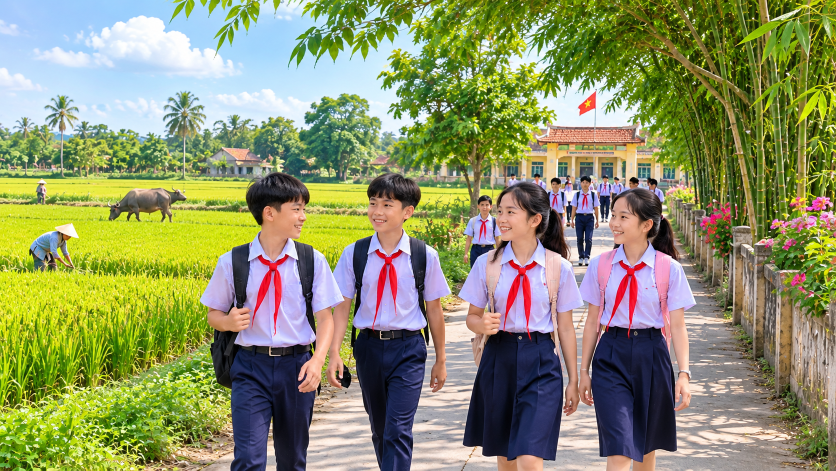
#> input picture tai-nguyen/anh-goc/hoc-sinh-den-truong.png, 1672 x 941 px (shown at 1/2 size)
$ python tao-man-hinh-khoi-dong.py
#> lines starting #> are read from the running program, lines starting #| are printed output that depends on the picture
#!/usr/bin/env python3
"""Tre — tạo tài nguyên cho màn hình động khởi động / tắt máy (Plymouth)
và dựng video xem trước.

Chạy (không tham số = dùng ảnh trong tai-nguyen/anh-goc, ghi vào gói tre-he-thong):
  python3 cong-cu/tao-man-hinh-khoi-dong.py
  python3 cong-cu/tao-man-hinh-khoi-dong.py <ảnh-đến-trường> <ảnh-tan-trường> <thư-mục-theme> [thư-mục-video]
"""
import math
import os
import subprocess
import sys
import tempfile

from PIL import Image, ImageDraw, ImageFilter, ImageFont

W, H = 1920, 1080
FONT = "/usr/share/fonts/truetype/dejavu/DejaVuSans.ttf"
FONT_DAM = "/usr/share/fonts/truetype/dejavu/DejaVuSans-Bold.ttf"
SO_DOT = 10            # số đốt tre trên thanh tiến trình
DOT_W, DOT_H, KHE = 34, 12, 4
# vị trí khối chữ "Tre" + thanh tiến trình trên ảnh bật máy (toạ độ ở cỡ 1920x1080)
TH_X, TH_Y_TRE, TH_Y_THANH = 70, 690, 948


# ---------------------------------------------------------------- tài nguyên
def nen(duong_dan, ra):
    """Phóng ảnh nền lên 1920x1080 (cắt giữa nếu lệch tỉ lệ), làm nét nhẹ."""
    im = Image.open(duong_dan).convert("RGB")
    tl = max(W / im.width, H / im.height)
    im = im.resize((round(im.width * tl), round(im.height * tl)), Image.LANCZOS)
    x = (im.width - W) // 2
    y = (im.height - H) // 2
    im = im.crop((x, y, x + W, y + H))
    im = im.filter(ImageFilter.UnsharpMask(radius=1.5, percent=70, threshold=2))
    im.save(ra, optimize=True)
    return im


def con_co(canh_len, mau, co=64):
    """Cò bay: thân + 2 cánh; canh_len=True/False để tạo 2 khung vỗ cánh."""
    S = 4
    im = Image.new("RGBA", (co * S, co // 2 * S), (0, 0, 0, 0))
    d = ImageDraw.Draw(im)
    cx, cy = co * S / 2, co * S / 4 + (0 if canh_len else 4 * S)
    w = max(2, int(co * S * 0.06))
    if canh_len:
        d.line([(cx - co * S * 0.46, cy - co * S * 0.18), (cx - co * S * 0.2, cy - co * S * 0.02), (cx, cy)], fill=mau, width=w, joint="curve")
        d.line([(cx + co * S * 0.46, cy - co * S * 0.18), (cx + co * S * 0.2, cy - co * S * 0.02), (cx, cy)], fill=mau, width=w, joint="curve")
    else:
        d.line([(cx - co * S * 0.46, cy + co * S * 0.08), (cx - co * S * 0.22, cy - co * S * 0.06), (cx, cy)], fill=mau, width=w, joint="curve")
        d.line([(cx + co * S * 0.46, cy + co * S * 0.08), (cx + co * S * 0.22, cy - co * S * 0.06), (cx, cy)], fill=mau, width=w, joint="curve")
    d.ellipse([cx - co * S * 0.07, cy - co * S * 0.03, cx + co * S * 0.12, cy + co * S * 0.04], fill=mau)
    return im.resize((co, co // 2), Image.LANCZOS)


def dot_tre(day):
    """Một đốt tre nằm ngang: rỗng (mờ) hoặc đầy (xanh)."""
    S = 4
    im = Image.new("RGBA", (DOT_W * S, (DOT_H + 6) * S), (0, 0, 0, 0))
    d = ImageDraw.Draw(im)
    y0 = 3 * S
    if day:
        for i in range(DOT_H * S):
            t = i / (DOT_H * S)
            c = (int(120 + 60 * (1 - abs(t - 0.35) * 2)), int(185 + 45 * (1 - abs(t - 0.35) * 2)), 70, 255)
            d.line([(2 * S, y0 + i), (DOT_W * S - 2 * S, y0 + i)], fill=c)
        mat = (80, 130, 50, 255)
    else:
        d.rounded_rectangle([2 * S, y0, DOT_W * S - 2 * S, y0 + DOT_H * S], radius=3 * S,
                            fill=(255, 255, 255, 70), outline=(255, 255, 255, 140), width=S)
        mat = (255, 255, 255, 150)
    # mắt tre ở đầu đốt
    d.rounded_rectangle([DOT_W * S - 5 * S, y0 - 2 * S, DOT_W * S, y0 + DOT_H * S + 2 * S], radius=S * 1.5, fill=mat)
    return im.resize((DOT_W, DOT_H + 6), Image.LANCZOS)


def chu(noi_dung, co=34, dam=False):
    f = ImageFont.truetype(FONT_DAM if dam else FONT, co)
    x0, y0, x1, y1 = f.getbbox(noi_dung)
    pad = 16
    im = Image.new("RGBA", (x1 - x0 + pad * 2, y1 - y0 + pad * 2), (0, 0, 0, 0))
    bong = Image.new("RGBA", im.size, (0, 0, 0, 0))
    ImageDraw.Draw(bong).text((pad - x0 + 2, pad - y0 + 2), noi_dung, font=f, fill=(0, 0, 0, 200))
    im.alpha_composite(bong.filter(ImageFilter.GaussianBlur(4)))
    ImageDraw.Draw(im).text((pad - x0, pad - y0), noi_dung, font=f, fill=(255, 255, 255, 255))
    return im


def tao_tai_nguyen(anh_sang, anh_chieu, thu_muc):
    os.makedirs(thu_muc, exist_ok=True)
    p = lambda n: os.path.join(thu_muc, n)
    them_thuong_hieu(nen(anh_sang, p("nen-khoi-dong.png"))).save(p("nen-khoi-dong.png"), optimize=True)
#> in nen, im is the input picture: PIL image 1672x941 RGB; mean R, G, B 142.3, 147, 106.1
#> in them_thuong_hieu, `toi = Image.new("L", (W, H), 0)`: toi: PIL image 1920x1080 L; every value is 0
#> in them_thuong_hieu, `toi = toi.filter(ImageFilter.GaussianBlur(120))`:
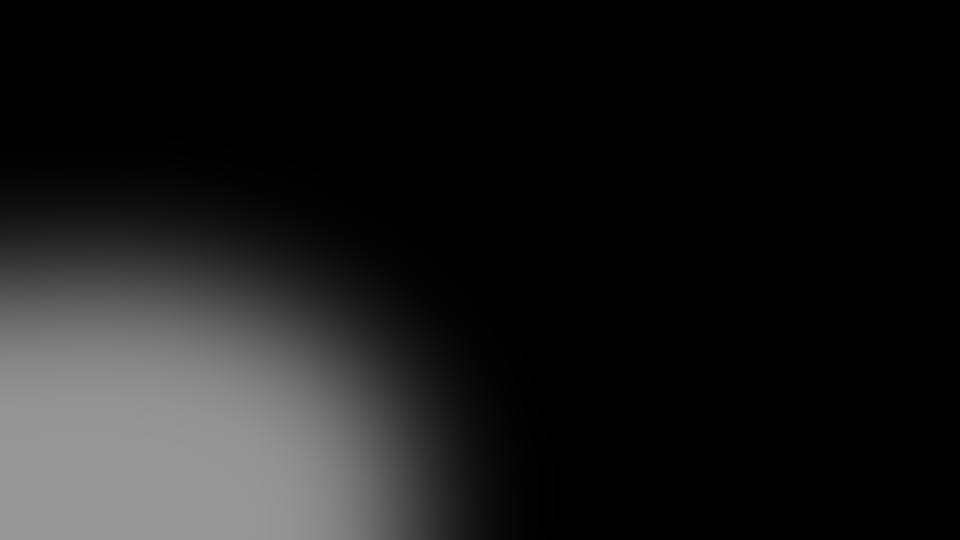
#> toi: PIL image 1920x1080 L (shown at 1/2 size); min 0, max 150, mean 26.6
#> in them_thuong_hieu, `lop.putalpha(toi)`:
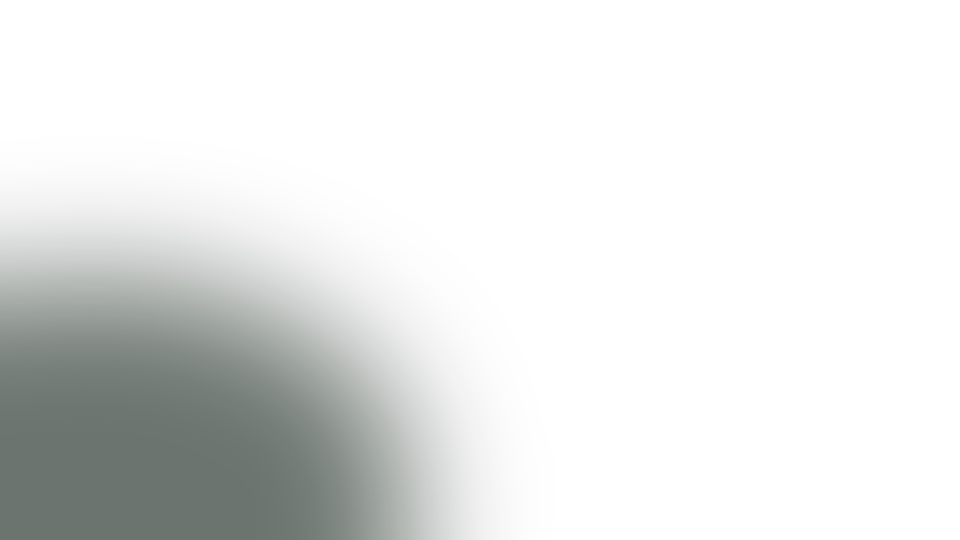
#> lop: PIL image 1920x1080 RGBA (shown at 1/2 size); mean R, G, B, A 5, 20, 10, 26.6; transparent parts drawn white
#> in them_thuong_hieu, `bong = Image.new("RGBA", (W, H), (0, 0, 0, 0))`: bong: PIL image 1920x1080 RGBA; every value is 0
    nen(anh_chieu, p("nen-tat-may.png"))
#> call 2 of nen, with duong_dan = 'tai-nguyen/anh-goc/tan-hoc-hoang-hon.png'
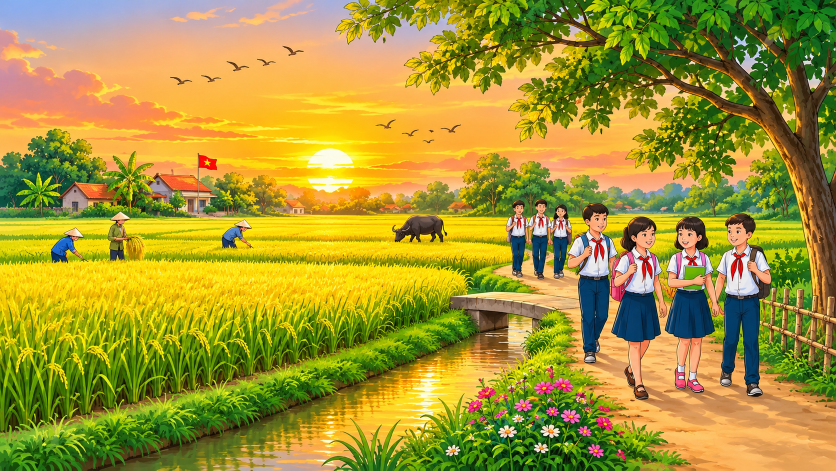
#> input picture tai-nguyen/anh-goc/tan-hoc-hoang-hon.png, 1672 x 941 px (shown at 1/2 size)
#> in nen, im is the input picture: PIL image 1672x941 RGB; mean R, G, B 164.8, 150, 52
    con_co(True, (255, 255, 255, 255)).save(p("co-trang-1.png"))
#> in con_co, `im = Image.new("RGBA", (co * S, co // 2 * S), (0, 0, 0, 0))`: im: PIL image 256x128 RGBA; every value is 0
    con_co(False, (255, 255, 255, 255)).save(p("co-trang-2.png"))
    con_co(True, (40, 30, 30, 255)).save(p("co-toi-1.png"))
    con_co(False, (40, 30, 30, 255)).save(p("co-toi-2.png"))
    dot_tre(False).save(p("dot-rong.png"))
#> in dot_tre, `S = 4`: S = 4
#> in dot_tre, `im = Image.new("RGBA", (DOT_W * S, (DOT_H + 6) * S), (0, 0, 0, 0))`: im: PIL image 136x72 RGBA; every value is 0
#> in dot_tre, `y0 = 3 * S`: y0 = 12
    dot_tre(True).save(p("dot-day.png"))
#> call 2 of dot_tre, with day = True
#> the loop in dot_tre (call 2), `for i in range(DOT_H * S):` made 48 passes
#> (t, c) on passes 1 to 12: (0, (138, 198, 70, 255)), (0.0208, (140, 200, 70, 255)), (0.0417, (143, 202, 70, 255)), (0.0625, (145, 204, 70, 255)), (0.0833, (148, 206, 70, 255)), (0.104, (150, 207, 70, 255)), (0.125, (153, 209, 70, 255)), (0.146, (155, 211, 70, 255)), (0.167, (158, 213, 70, 255)), (0.188, (160, 215, 70, 255)), (0.208, (163, 217, 70, 255)), (0.229, (165, 219, 70, 255))
#> in dot_tre (call 2), `return im.resize((DOT_W, DOT_H + 6), Image.LANCZOS)`:
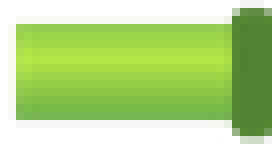
#> returned value: PIL image 34x18 RGBA (shown 8 times larger); mean R, G, B, A 114.3, 170.1, 52, 168; transparent parts drawn white
    chu("Chào buổi sáng! Đang khởi động…", 26).save(p("chu-khoi-dong.png"))
#> in chu, `x0, y0, x1, y1 = f.getbbox(noi_dung)`: x0 = 0; y0 = 3; x1 = 452; y1 = 30
#> in chu, `im = Image.new("RGBA", (x1 - x0 + pad * 2, y1 - y0 + pad * 2), (0, 0, ..`: im: PIL image 484x59 RGBA; every value is 0
    chu("Tan học rồi! Hẹn gặp lại nhé.", 40, True).save(p("chu-tat-may.png"))
#> call 2 of chu, with noi_dung = 'Tan học rồi! Hẹn gặp lại nhé.', co = 40, dam = True
#> in chu (call 2), `x0, y0, x1, y1 = f.getbbox(noi_dung)`: x1 = 647; y1 = 47
#> in chu (call 2), `im = Image.new("RGBA", (x1 - x0 + pad * 2, y1 - y0 + pad * 2), (0, 0, ..`: im: PIL image 679x76 RGBA; every value is 0
#> in chu (call 2), `ImageDraw.Draw(im).text((pad - x0, pad - y0), noi_dung, font=f, fill=(..`:
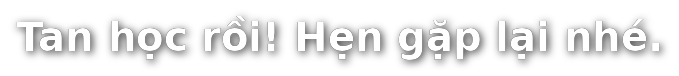
#> im: PIL image 679x76 RGBA; mean R, G, B, A 37.7, 37.7, 37.7, 52.6; transparent parts drawn white
    chu("Đang khởi động lại…", 40, True).save(p("chu-khoi-dong-lai.png"))
#> call 3 of chu, with noi_dung = 'Đang khởi động lại…', co = 40, dam = True
#> in chu (call 3), `x0, y0, x1, y1 = f.getbbox(noi_dung)`: y0 = 4; x1 = 463
#> in chu (call 3), `im = Image.new("RGBA", (x1 - x0 + pad * 2, y1 - y0 + pad * 2), (0, 0, ..`: im: PIL image 495x75 RGBA; every value is 0
#> in chu (call 3), `ImageDraw.Draw(bong).text((pad - x0 + 2, pad - y0 + 2), noi_dung, font..`:
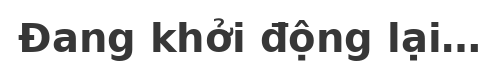
#> bong: PIL image 495x75 RGBA; mean R, G, B, A 0, 0, 0, 31.5; transparent parts drawn white
    Image.new("RGBA", (16, 16), (0, 0, 0, 255)).save(p("den.png"))
    # nền mờ phía sau thanh tiến trình và chữ, để luôn dễ đọc trên mọi ảnh
    nen_mo(Image.open(p("chu-tat-may.png")).width + 50, 84).save(p("nen-chu-tat.png"))
#> in nen_mo, `im = Image.new("RGBA", (w, h), (0, 0, 0, 0))`: im: PIL image 729x84 RGBA; every value is 0
    nen_mo(Image.open(p("chu-khoi-dong-lai.png")).width + 50, 84).save(p("nen-chu-lai.png"))
#> call 2 of nen_mo, with w = 545, h = 84
#> in nen_mo (call 2), `im = Image.new("RGBA", (w, h), (0, 0, 0, 0))`: im: PIL image 545x84 RGBA; every value is 0
#> in nen_mo (call 2), `ImageDraw.Draw(im).rounded_rectangle([0, 0, w - 1, h - 1], radius=h //..`:
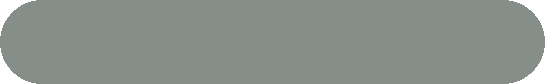
#> im: PIL image 545x84 RGBA; mean R, G, B, A 9.7, 24.2, 14.5, 120.8; transparent parts drawn white


def them_thuong_hieu(im):
    """Thêm chữ "Tre" + gạch xanh + "Hệ điều hành học tập" ở góc dưới bên trái,
    kèm vùng tối mờ phía sau cho dễ đọc (giống mẫu ban đầu)."""
    im = im.convert("RGBA")
    toi = Image.new("L", (W, H), 0)
    dt = ImageDraw.Draw(toi)
    dt.ellipse([-420, 560, 820, 1400], fill=150)
    toi = toi.filter(ImageFilter.GaussianBlur(120))
    lop = Image.new("RGBA", (W, H), (5, 20, 10, 0))
    lop.putalpha(toi)
    im.alpha_composite(lop)
    f_tre = ImageFont.truetype(FONT_DAM, 150)
    f_phu = ImageFont.truetype(FONT, 34)
    bong = Image.new("RGBA", (W, H), (0, 0, 0, 0))
    db = ImageDraw.Draw(bong)
    db.text((TH_X + 4, TH_Y_TRE + 4), "Tre", font=f_tre, fill=(0, 0, 0, 150))
    db.text((TH_X + 6, TH_Y_TRE + 192), "Hệ điều hành học tập", font=f_phu, fill=(0, 0, 0, 200))
    im.alpha_composite(bong.filter(ImageFilter.GaussianBlur(5)))
    d = ImageDraw.Draw(im)
    d.text((TH_X, TH_Y_TRE), "Tre", font=f_tre, fill=(255, 255, 255, 255))
    d.line([(TH_X + 6, TH_Y_TRE + 178), (TH_X + 116, TH_Y_TRE + 178)], fill=(120, 200, 80, 255), width=5)
    d.text((TH_X + 4, TH_Y_TRE + 190), "Hệ điều hành học tập", font=f_phu, fill=(255, 255, 255, 255))
    return im.convert("RGB")


def nen_mo(w, h):
    im = Image.new("RGBA", (w, h), (0, 0, 0, 0))
    ImageDraw.Draw(im).rounded_rectangle([0, 0, w - 1, h - 1], radius=h // 2 if h < 90 else 26, fill=(10, 25, 15, 125))
    return im


# ------------------------------------------------- video xem trước (mô phỏng)
# [55 lines left out: function mo_phong, not called in this run]


if __name__ == "__main__":
    GOC = os.path.dirname(os.path.dirname(os.path.abspath(__file__)))
    if len(sys.argv) >= 4:
        anh_sang, anh_chieu, theme = sys.argv[1:4]
    else:
        anh_sang = os.path.join(GOC, "tai-nguyen", "anh-goc", "hoc-sinh-den-truong.png")
        anh_chieu = os.path.join(GOC, "tai-nguyen", "anh-goc", "tan-hoc-hoang-hon.png")
        theme = os.path.join(GOC, "goi-tre", "usr", "share", "plymouth", "themes", "tre")
    tao_tai_nguyen(anh_sang, anh_chieu, theme)
    if len(sys.argv) > 4:
        os.makedirs(sys.argv[4], exist_ok=True)
        mo_phong(theme, "boot", os.path.join(sys.argv[4], "xem-truoc-bat-may.mp4"))
        mo_phong(theme, "shutdown", os.path.join(sys.argv[4], "xem-truoc-tat-may.mp4"))
    print("Xong:", theme)
